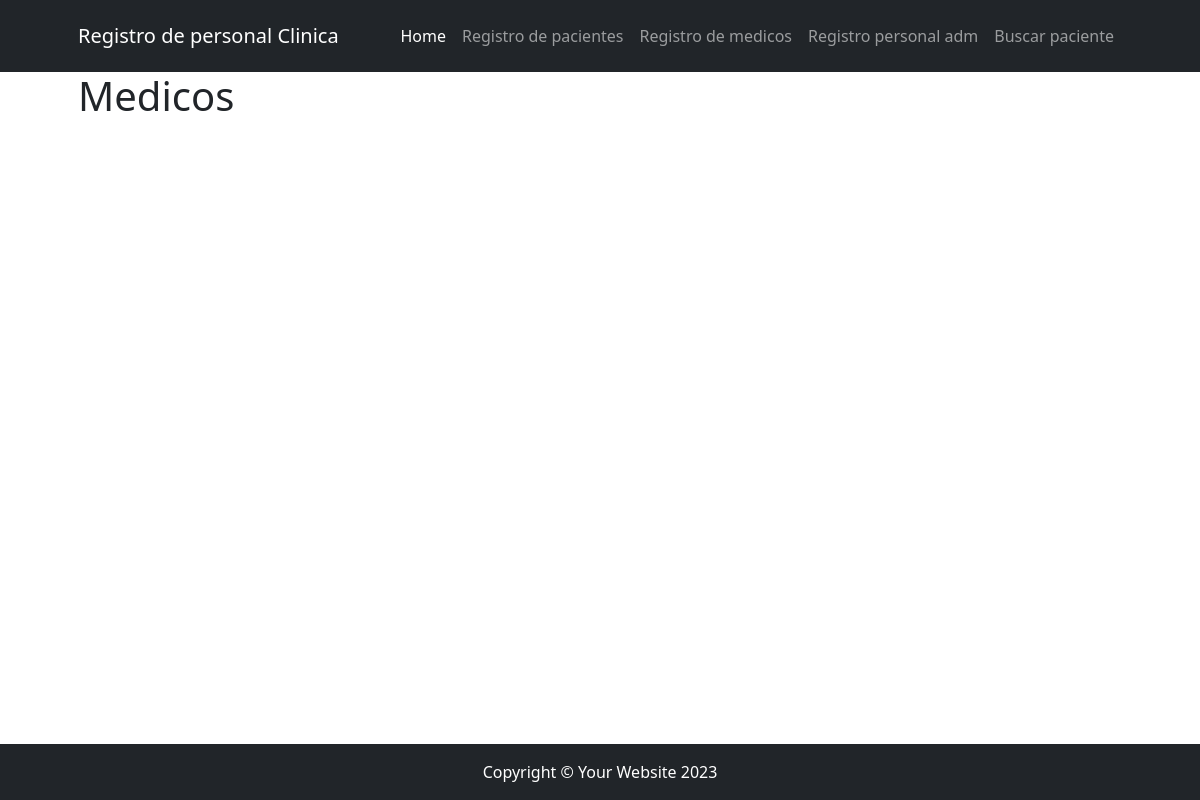
Before: /registro/mostarmedicos with the older database file.
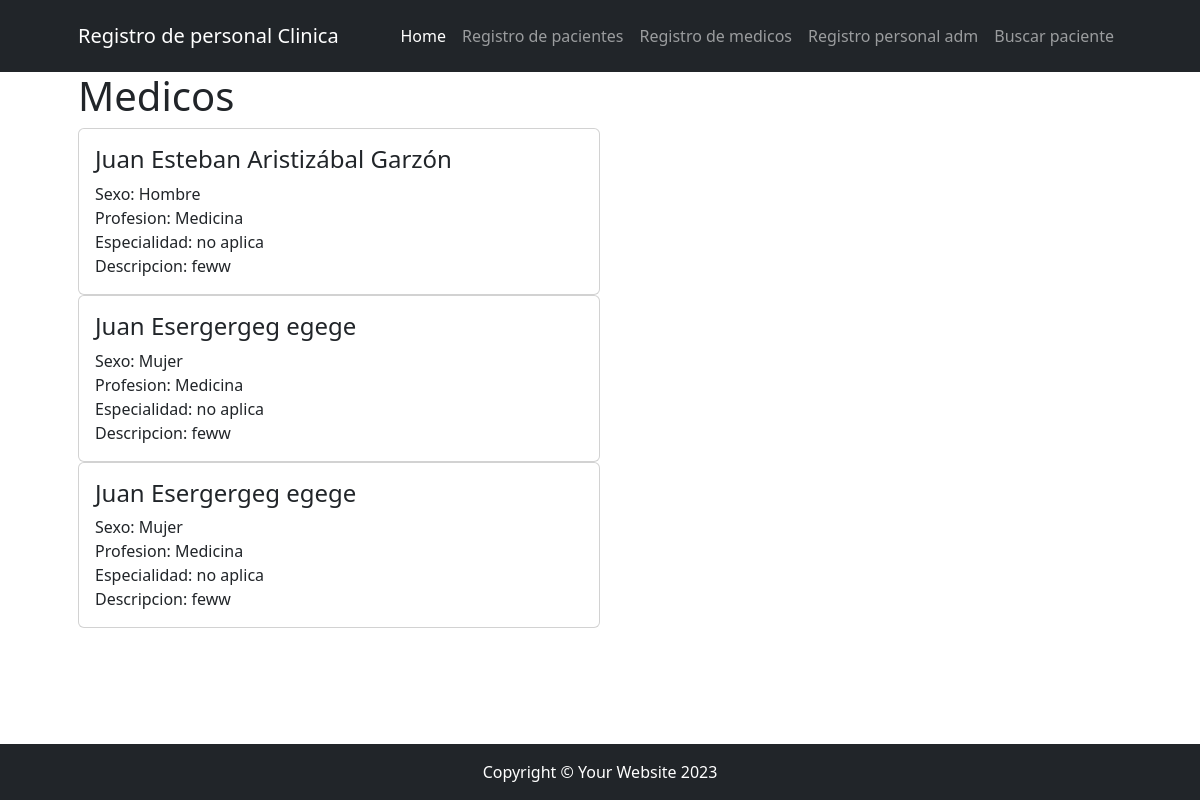
After: the same page with the newer database file.
### app/models.py (models this page shows, shortened)
class Medicos(models.Model):
    nombre = models. CharField(max_length=50)
    apellido = models.CharField(max_length=50)
    cedula = models.IntegerField(null=True)
    nacimiento = models.DateField(null=True)
    pais_origen = models.CharField(max_length=50, null=True, verbose_name="Pais de origen")
    estudios = (("Medicina","Medicina"),("",""))
    profesion = models.CharField(max_length= 50, choices=estudios, null=True)
    especialidad = models.CharField(max_length= 50, null=True)
    names = (("Hombre","Hombre"),("Mujer","Mujer"))
    sexo = models.CharField(max_length= 50, choices=names, null=True)
    descripcion = models.CharField(max_length=250, null=True)

### app/views.py (the view)
# urls.py: path("mostarmedicos", views.mostrar_personal_medico, name="mostrar_medicos"),
def mostrar_personal_medico(request):
    consulta_medicos = models.Medicos.objects.all()
    context = {"medicos": consulta_medicos}
    return render(request, "app/mostrarmedicos.html", context)

### app/templates/app/mostrarmedicos.html
{% extends 'core/base.html' %}
{% block titulo %}
<h1>Medicos</h1>
{% endblock titulo %}
{% block contenido %}
{%for medico in medicos%}
    <div class="col-md-6 mb-7">
        <div class="card h-100">
            <div class="card-body">
                <h4 class="card-title">{{ medico.nombre }} {{ medico.apellido }}</h4 >
                <p class="card-text">
                    Sexo: {{ medico.sexo }}<br/>
                    Profesion: {{ medico.profesion }}<br/>
                    Especialidad: {{ medico.especialidad }}<br/>
                    Descripcion: {{ medico.descripcion }}<br/>
                </p>
            </div>
        </div>
    </div>
{%endfor%}
{% endblock contenido %}

Changed rows visible on the page:
added Medicos: nombre "Juan Esteban", apellido "Aristizábal Garzón", sexo "Hombre", profesion "Medicina", especialidad "no aplica", descripcion "feww"
added Medicos: nombre "Juan Esergergeg", apellido "egege", sexo "Mujer", profesion "Medicina", especialidad "no aplica", descripcion "feww"
added Medicos: nombre "Juan Esergergeg", apellido "egege", sexo "Mujer", profesion "Medicina", especialidad "no aplica", descripcion "feww"
